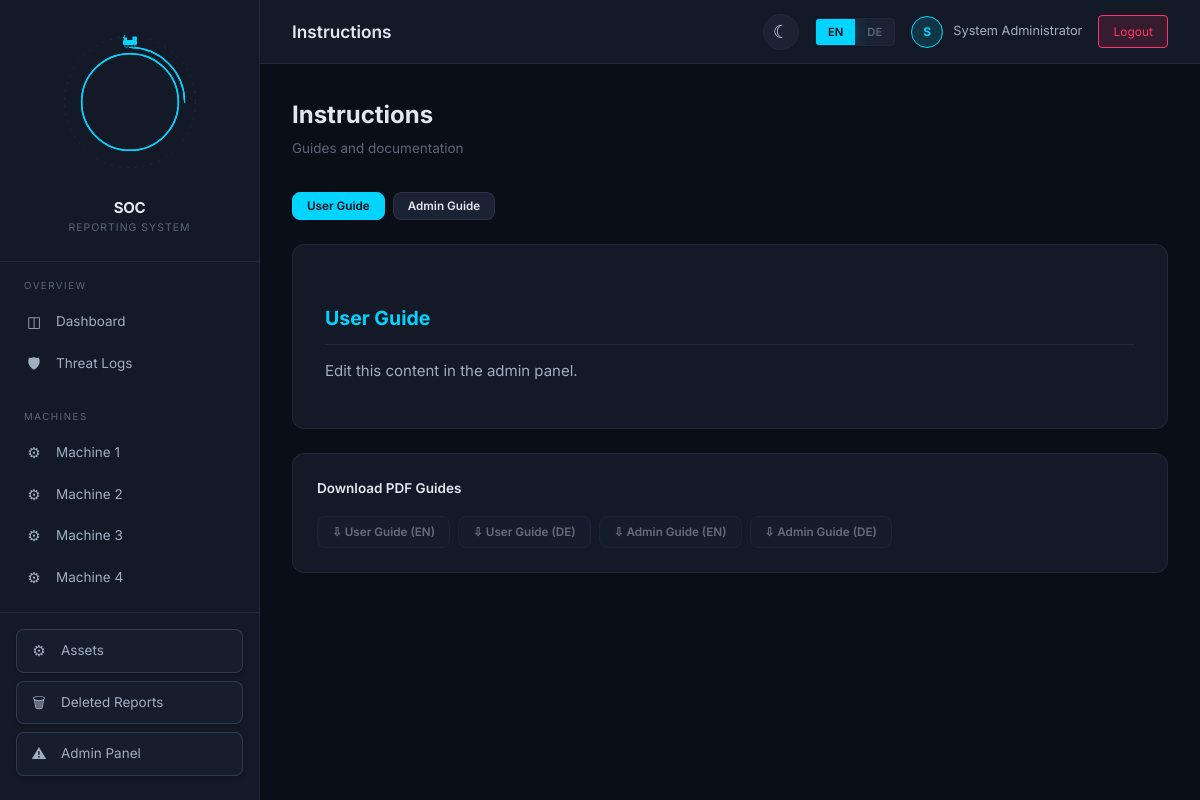
The app's page /index.php?page=instructions (signed in) with its own data.
### tables this page shows
CREATE TABLE IF NOT EXISTS machines (
    id INT UNSIGNED AUTO_INCREMENT PRIMARY KEY,
    slot_number TINYINT UNSIGNED NOT NULL UNIQUE,
    name VARCHAR(100) NOT NULL DEFAULT 'Unnamed Machine',
    description TEXT NULL,
    is_active TINYINT(1) NOT NULL DEFAULT 1,
    created_at DATETIME NOT NULL DEFAULT CURRENT_TIMESTAMP,
    updated_at DATETIME NOT NULL DEFAULT CURRENT_TIMESTAMP ON UPDATE CURRENT_TIMESTAMP,
    INDEX idx_slot (slot_number),
    INDEX idx_active (is_active)
);

CREATE TABLE IF NOT EXISTS instructions (
    id INT UNSIGNED AUTO_INCREMENT PRIMARY KEY,
    type ENUM('admin', 'user') NOT NULL,
    language ENUM('en', 'de') NOT NULL,
    title VARCHAR(200) NOT NULL DEFAULT '',
    content_html LONGTEXT NULL,
    updated_at DATETIME NOT NULL DEFAULT CURRENT_TIMESTAMP ON UPDATE CURRENT_TIMESTAMP,
    UNIQUE KEY idx_type_lang (type, language)
);

### includes/helpers.php (called while the page is built, shortened)
<?php
function e(?string $value): string {
    return htmlspecialchars($value ?? '', ENT_QUOTES | ENT_HTML5, 'UTF-8');
}
function currentLang(): string {
    return $_SESSION['language'] ?? DEFAULT_LANGUAGE;
}
function label(string $en, string $de): string {
    return currentLang() === 'de' ? $de : $en;
}
function getActiveMachines(): array {
    return Database::fetchAll(Database::system(),
        "SELECT * FROM machines WHERE is_active = 1 ORDER BY slot_number"
    );
}
function get(string $key, $default = ''): string {
    return trim($_GET[$key] ?? $default);
}

### includes/db.php (called while the page is built, shortened)
<?php
class Database {
    private static $connections = [];
    public static function getConnection(string $dbName): PDO {
        if (!isset(self::$connections[$dbName])) {
            $dsn = sprintf(
                'mysql:host=%s;port=%s;dbname=%s;charset=%s',
                DB_HOST, DB_PORT, $dbName, DB_CHARSET
            );
            self::$connections[$dbName] = new PDO($dsn, DB_USER, DB_PASS, unserialize(DB_OPTIONS));
        }
        return self::$connections[$dbName];
    }
    public static function system(): PDO {
        return self::getConnection(DB_SYSTEM);
    }
    public static function query(PDO $pdo, string $sql, array $params = []): PDOStatement {
        $stmt = $pdo->prepare($sql);
        $stmt->execute($params);
        return $stmt;
    }
    public static function fetchOne(PDO $pdo, string $sql, array $params = []): ?array {
        $stmt = self::query($pdo, $sql, $params);
        $row = $stmt->fetch();
        return $row ?: null;
    }
    public static function fetchAll(PDO $pdo, string $sql, array $params = []): array {
        $stmt = self::query($pdo, $sql, $params);
        return $stmt->fetchAll();
    }
}

### includes/session.php (called while the page is built, shortened)
<?php
require_once __DIR__ . '/db.php';
class Session {
    public static function isAdmin(): bool {
        return isset($_SESSION['role']) && $_SESSION['role'] === 'admin';
    }
    public static function user(): array {
        return [
            'id' => $_SESSION['user_id'] ?? null,
            'username' => $_SESSION['username'] ?? '',
            'display_name' => $_SESSION['display_name'] ?? '',
            'role' => $_SESSION['role'] ?? 'user',
            'language' => $_SESSION['language'] ?? DEFAULT_LANGUAGE,
        ];
    }
}

### index.php (the view, shortened to what this page needs)
<?php
require_once __DIR__ . '/includes/db.php';
require_once __DIR__ . '/includes/session.php';
require_once __DIR__ . '/includes/helpers.php';
$page = get('page', 'dashboard');
$pageMap = [
    'login'             => 'pages/login.php',
    'dashboard'         => 'pages/dashboard.php',
    'report_create'     => 'pages/report_create.php',
    'report_view'       => 'pages/report_view.php',
    'reports_list'      => 'pages/reports_list.php',
    'charts'            => 'pages/charts.php',
    'instructions'      => 'pages/instructions.php',
    'admin_login'       => 'pages/admin/admin_login.php',
    'users'             => 'pages/admin/users.php',
    'machines'          => 'pages/admin/machines.php',
    'form_builder'      => 'pages/admin/form_builder.php',
    'dropdown_data'     => 'pages/admin/dropdown_data.php',
    'instructions_edit' => 'pages/admin/instructions_edit.php',
    'deleted_reports'   => 'pages/admin/deleted_reports.php',
    'assets'            => 'pages/admin/assets.php',
    'threat_intel'      => 'pages/threat_intel.php',
    'threat_logs'       => 'pages/threat_logs.php',
    'threat_create'     => 'pages/threat_create.php',
    'threat_view'       => 'pages/threat_view.php',
];
$pageFile = __DIR__ . '/' . $pageMap[$page];
$currentUser = Session::user();
$machines = getActiveMachines();
$currentPage = $page;
?>
<!DOCTYPE html>
<html lang="<?= e(currentLang()) ?>">
<head>
    <link rel="stylesheet" href="assets/css/style.css?v=2.4">
</head>
<body>
    <div class="app-layout">
        <aside class="sidebar" id="sidebar">
            <div class="sidebar-header">
                <div class="sidebar-logo">
                    <div class="globe-logo">
                    </div>
                    <div>
                        <div class="sidebar-logo-text">SOC</div>
                        <div class="sidebar-logo-sub">Reporting System</div>
                    </div>
                </div>
            </div>
            <nav class="sidebar-nav">
                <div class="nav-section">
                    <div class="nav-section-title"><?= label('Overview', 'Übersicht') ?></div>
                    <a href="index.php?page=dashboard" class="nav-item <?= $currentPage === 'dashboard' ? 'active' : '' ?>">
                        <span class="nav-item-icon">&#9707;</span>
                        <?= label('Dashboard', 'Dashboard') ?>
                    </a>
                    <a href="index.php?page=threat_logs" class="nav-item <?= $currentPage === 'threat_logs' ? 'active' : '' ?>">
                        <span class="nav-item-icon">&#128737;</span>
                        <?= label('Threat Logs', 'CVE-Protokolle') ?>
                    </a>
                </div>
                <div class="nav-section">
                    <div class="nav-section-title"><?= label('Machines', 'Maschinen') ?></div>
                    <?php foreach ($machines as $machine): ?>
                    <a href="index.php?page=reports_list&machine=<?= $machine['slot_number'] ?>"
                       class="nav-item <?= ($currentPage === 'reports_list' && get('machine') == $machine['slot_number']) ? 'active' : '' ?>">
                        <span class="nav-item-icon">&#9881;</span>
                        <?= e($machine['name']) ?>
                    </a>
                    <?php endforeach; ?>
                </div>
            </nav>
            <div class="sidebar-footer">
                <?php if (Session::isAdmin()): ?>
                <a href="index.php?page=assets" class="nav-item admin-nav <?= $currentPage === 'assets' ? 'active' : '' ?>">
                    <span class="nav-item-icon">&#9881;</span>
                    <?= label('Assets', 'Geräte') ?>
                </a>
                <a href="index.php?page=deleted_reports" class="nav-item admin-nav">
                    <span class="nav-item-icon">&#128465;</span>
                    <?= label('Deleted Reports', 'Gelöschte Berichte') ?>
                </a>
                <a href="index.php?page=admin_login" class="nav-item admin-nav">
                    <span class="nav-item-icon">&#9888;</span>
                    <?= label('Admin Panel', 'Admin-Bereich') ?>
                </a>
                <?php endif; ?>
            </div>
        </aside>
        <main class="main-content">
            <header class="header">
                <div class="flex gap-1" style="align-items: center;">
                    <h1 class="header-title" id="pageTitle"></h1>
                </div>
                <div class="header-actions">
                    <button class="theme-toggle" id="themeToggle" onclick="toggleTheme()" title="Toggle light/dark mode">
                        <span class="theme-toggle-icon" id="themeIcon">&#9790;</span>
                    </button>
                    <div class="lang-toggle">
                        <a href="?<?= http_build_query(array_merge($_GET, ['lang' => 'en'])) ?>"
                           class="lang-btn <?= currentLang() === 'en' ? 'active' : '' ?>">EN</a>
                        <a href="?<?= http_build_query(array_merge($_GET, ['lang' => 'de'])) ?>"
                           class="lang-btn <?= currentLang() === 'de' ? 'active' : '' ?>">DE</a>
                    </div>
                    <div class="user-info">
                        <div class="user-avatar"><?= strtoupper(substr($currentUser['display_name'], 0, 1)) ?></div>
                        <span><?= e($currentUser['display_name']) ?></span>
                    </div>
                    <a href="index.php?page=logout" class="btn-logout"><?= label('Logout', 'Abmelden') ?></a>
                </div>
            </header>
            <div class="page-content">
                <?php require $pageFile; ?>
            </div>
        </main>
    </div>
</body>
</html>

### pages/instructions.php (shortened to what this page needs)
<?php
$viewLang = currentLang();
$userInst = Database::fetchOne(Database::system(),
    "SELECT * FROM instructions WHERE type = 'user' AND language = ?",
    [$viewLang]
);
?>
<div class="page-header flex-between">
    <div>
        <h2 class="page-title"><?= label('Instructions', 'Anleitungen') ?></h2>
        <p class="page-subtitle"><?= label('Guides and documentation', 'Anleitungen und Dokumentation') ?></p>
    </div>
</div>
<div class="flex gap-1 mb-3">
    <button class="btn btn-primary btn-sm" id="tabUser" onclick="showTab('user')">
        <?= label('User Guide', 'Benutzerhandbuch') ?>
    </button>
    <?php if (Session::isAdmin()): ?>
    <button class="btn btn-secondary btn-sm" id="tabAdmin" onclick="showTab('admin')">
        <?= label('Admin Guide', 'Administratorhandbuch') ?>
    </button>
    <?php endif; ?>
</div>
<div id="contentUser" class="instructions-content">
    <?php if ($userInst && $userInst['content_html']): ?>
        <?= $userInst['content_html'] ?>
    <?php endif; ?>
</div>
<div class="card mt-3">
    <h3 style="font-size: 0.9rem; font-weight: 600; margin-bottom: 16px;">
        <?= label('Download PDF Guides', 'PDF-Anleitungen herunterladen') ?>
    </h3>
    <div class="flex gap-1" style="flex-wrap: wrap;">
        <?php
        $docs = [
            ['file' => 'user_instructions_en.pdf', 'label' => 'User Guide (EN)', 'labelDe' => 'Benutzerhandbuch (EN)'],
            ['file' => 'user_instructions_de.pdf', 'label' => 'User Guide (DE)', 'labelDe' => 'Benutzerhandbuch (DE)'],
        ];
        if (Session::isAdmin()) {
            $docs[] = ['file' => 'admin_instructions_en.pdf', 'label' => 'Admin Guide (EN)', 'labelDe' => 'Administratorhandbuch (EN)'];
            $docs[] = ['file' => 'admin_instructions_de.pdf', 'label' => 'Admin Guide (DE)', 'labelDe' => 'Administratorhandbuch (DE)'];
        }
        foreach ($docs as $doc):
            $filePath = APP_ROOT . '/docs/' . $doc['file'];
            $exists = file_exists($filePath);
        ?>
        <a href="<?= $exists ? 'docs/' . e($doc['file']) : '#' ?>"
           class="btn <?= $exists ? 'btn-secondary' : 'btn-secondary' ?> btn-sm"
           <?= $exists ? 'download' : 'style="opacity:0.4; pointer-events:none;"' ?>>
            &#8681; <?= label($doc['label'], $doc['labelDe']) ?>
        </a>
        <?php endforeach; ?>
    </div>
</div>

### index.php (style rules this page uses)
.sidebar-header { padding: 24px !important; }
.sidebar-logo { flex-direction: column !important; text-align: center !important; gap: 16px !important; }
.globe-logo { width: 156px; height: 156px; position: relative; display: grid; place-items: center; flex-shrink: 0; margin: 0 auto; }
.globe-logo svg { position: absolute; inset: 0; width: 100%; height: 100%; display: block; }
.theme-toggle { background: var(--bg-tertiary); border: 1px solid var(--border-color); border-radius: 50%; width: 36px; height: 36px; display: flex; align-items: center; justify-content: center; cursor: pointer; transition: all 0.3s ease; color: var(--text-primary); font-size: 18px; padding: 0; }
body, body * { transition: background-color 0.3s ease, color 0.3s ease, border-color 0.3s ease, box-shadow 0.3s ease; }
.globe-train-svg { position: absolute; inset: 0; width: 100%; height: 100%; display: block; z-index: 2; pointer-events: none; }

### records on screen
machines: name "Machine 1"
machines: name "Machine 2"
machines: name "Machine 3"
machines: name "Machine 4"
instructions: content_html "User Guide Edit this content in the admin panel."

### other values on screen
label('Overview', 'Übersicht') "OVERVIEW"
label('Dashboard', 'Dashboard') "Dashboard"
label('Threat Logs', 'CVE-Protokolle') "Threat Logs"
label('Machines', 'Maschinen') "MACHINES"
label('Assets', 'Geräte') "Assets"
label('Deleted Reports', 'Gelöschte Berichte') "Deleted Reports"
label('Admin Panel', 'Admin-Bereich') "Admin Panel"
substr($currentUser['display_name'], 0, 1) "S"
$currentUser['display_name'] "System Administrator"
label('Logout', 'Abmelden') "Logout"
label('Instructions', 'Anleitungen') "Instructions"
label('Guides and documentation', 'Anleitungen und Dokumentation') "Guides and documentation"
label('User Guide', 'Benutzerhandbuch') "User Guide"
label('Admin Guide', 'Administratorhandbuch') "Admin Guide"
label('Download PDF Guides', 'PDF-Anleitungen herunterladen') "Download PDF Guides"
